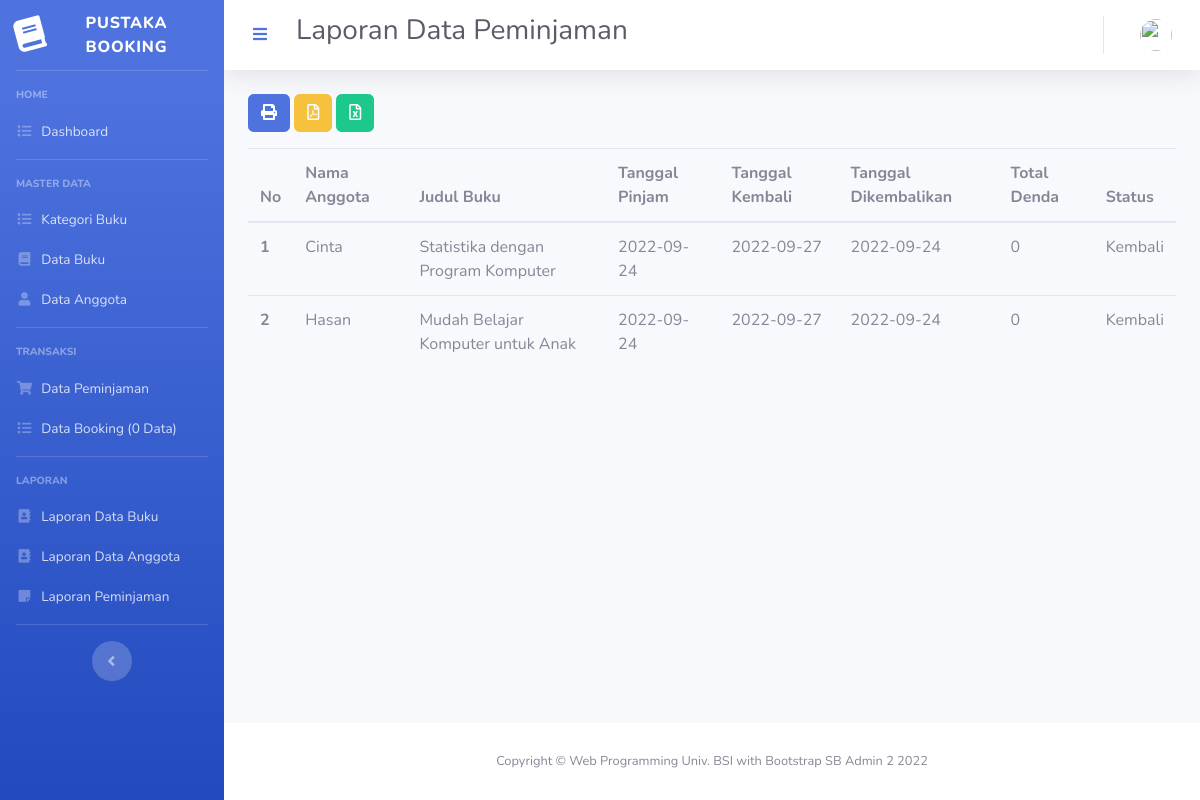
/index.php/laporan/laporan_pinjam, run on the app's committed database.
### tables this page shows
CREATE TABLE `pinjam` (
  `no_pinjam` varchar(12) NOT NULL,
  `tgl_pinjam` date NOT NULL,
  `id_booking` varchar(12) NOT NULL,
  `id_user` int(11) NOT NULL,
  `tgl_kembali` date NOT NULL,
  `tgl_pengembalian` date NOT NULL,
  `status` enum('Pinjam','Kembali') NOT NULL DEFAULT 'Pinjam',
  `total_denda` int(11) NOT NULL
);

CREATE TABLE `user` (
  `id` int(11) NOT NULL,
  `nama` varchar(128) NOT NULL,
  `email` varchar(128) NOT NULL,
  `image` varchar(128) NOT NULL,
  `password` varchar(256) NOT NULL,
  `role_id` int(11) NOT NULL,
  `is_active` int(1) NOT NULL,
  `tanggal_input` int(11) NOT NULL
);

CREATE TABLE `buku` (
  `id` int(11) NOT NULL,
  `judul_buku` varchar(128) NOT NULL,
  `kategori` int(11) NOT NULL,
  `pengarang` varchar(64) NOT NULL,
  `penerbit` varchar(64) NOT NULL,
  `tahun_terbit` year(4) NOT NULL,
  `isbn` varchar(64) NOT NULL,
  `stok` int(11) NOT NULL,
  `dipinjam` int(11) NOT NULL,
  `dibooking` int(11) NOT NULL,
  `image` varchar(256) NOT NULL
);

### application/controllers/Laporan.php (called while the page is built, shortened)
<?php
class Laporan extends CI_Controller
{
	function __construct()
	{
		$this->load->model(['ModelUser','ModelBuku','ModelPinjam']);
	}
	public function laporan_pinjam()
	{
		$data = array(
			'judul' => 'Laporan Data Peminjaman',
			'user' => $this->ModelUser->cekData(['email' => $this->session->userdata('email')])->row_array(),
			'laporan' => $this->db->query(
				'SELECT * FROM pinjam p, detail_pinjam d, buku b, user u WHERE d.id_buku=b.id AND p.id_user=u.id AND p.no_pinjam=d.no_pinjam'
			)->result_array()
		);
		$this->load->view('templates/header', $data);
		$this->load->view('templates/sidebar');
		$this->load->view('templates/topbar', $data);
		$this->load->view('pinjam/laporan-pinjam', $data);
		$this->load->view('templates/footer');
	}
}

### index.php (called while the page is built, shortened)
<?php
require_once BASEPATH.'core/CodeIgniter.php';

### application/models/ModelUser.php (called while the page is built, shortened)
<?php
class ModelUser extends CI_Model
{
    public function cekData($where = null)
    {
        return $this->db->get_where('user', $where);
    }
}

### application/views/pinjam/laporan-pinjam.php (the view, shortened to what this page needs)
<div class="container-fluid">
    <div class="row">
        <div class="col-lg-12">
            <a href="<?= base_url('laporan/cetak_laporan_pinjam'); ?>" class="btn btn-primary mb-3"><i class="fas fa-print"></i> </a>
            <a href="<?= base_url('laporan/laporan_pinjam_pdf'); ?>" class="btn btn-warning mb-3"><i class="far fa-file-pdf"></i> </a>
            <a href="<?= base_url('laporan/export_excel_pinjam'); ?>" class="btn btn-success mb-3"><i class="far fa-file-excel"></i> </a>
            <table class="table table-hover">
                <thead>
                    <tr>
                        <th scope="col">No</th>
                        <th scope="col">Nama Anggota</th>
                        <th scope="col">Judul Buku</th>
                        <th scope="col">Tanggal Pinjam</th>
                        <th scope="col">Tanggal Kembali </th>
                        <th scope="col">Tanggal Dikembalikan</th>
                        <th scope="col">Total Denda</th>
                        <th scope="col">Status</th>
                    </tr>
                </thead>
                <tbody>
                    <?php
                    $a = 1;
                    foreach ($laporan as $l) { ?>
                        <tr>
                            <th scope="row"><?= $a++; ?></th>
                            <td><?= $l['nama']; ?></td>
                            <td><?= $l['judul_buku']; ?></td>
                            <td><?= $l['tgl_pinjam']; ?></td>
                            <td><?= $l['tgl_kembali']; ?></td>
                            <td><?= $l['tgl_pengembalian']; ?></td>
                            <td><?= $l['total_denda']; ?></td>
                            <td><?= $l['status']; ?></td>
                        </tr>
                    <?php } ?>
                </tbody>
            </table>
        </div>
    </div>
</div>
</div>

### data on the page
pinjam: id_user.nama "Cinta", buku.judul_buku "Statistika dengan Program Komputer", tgl_pinjam "2022-09-24", tgl_kembali "2022-09-27", tgl_pengembalian "2022-09-24", total_denda "0", status "Kembali"
pinjam: id_user.nama "Hasan", buku.judul_buku "Mudah Belajar Komputer untuk Anak", tgl_pinjam "2022-09-24", tgl_kembali "2022-09-27", tgl_pengembalian "2022-09-24", total_denda "0", status "Kembali"

### other printed values
$this->db->query("select * from booking")->num_rows() "0"
$judul "Laporan Data Peminjaman"
